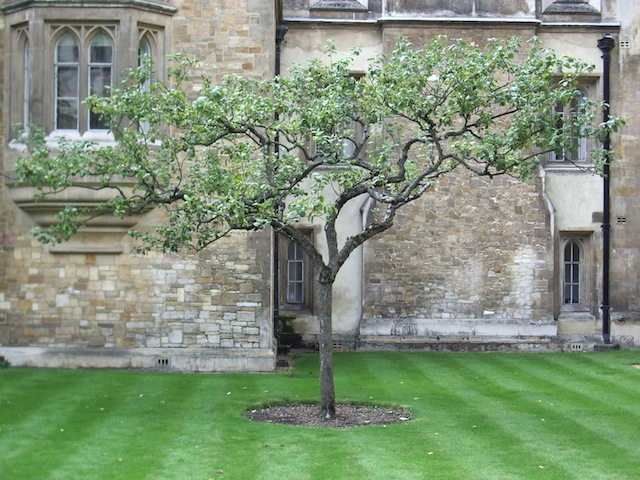
//> input picture src/03/hw/02/assets/apple_tree.jpg, 640 x 480 px
$ ./main   (built with g++ and OpenCV 4)
//> lines starting //> are read from the running program, lines starting //| are printed output that depends on the picture; after the words box and inside, x2 and y2 are one past the last pixel; in counts of white or black regions, pixels touching at a corner belong together
#include <iostream>
#include <opencv2/opencv.hpp>

#define FILE_NAME_INPUT "./assets/apple_tree.jpg"
#define DIR_NAME_OUTPUT "./out/"

std::tuple<int, int, int> to_tuple(const cv::Vec3b &color)
{
  return {color[0], color[1], color[2]};
}

uchar to_uchar(const int value)
{
  // ref: http://opencv.jp/opencv-2.2/cpp/saturation_arithmetics.html
  return cv::saturate_cast<uchar>(value);
}

int to_grayscale(const cv::Vec3b &color)
{
  auto [b, g, r] = to_tuple(color);
  return (b * 0.114 + g * 0.587 + r * 0.299);
}

std::vector<int> get_lut(int level = 4)
{
  auto lut_size = 256;
  auto color_max = 255;

  if (level <= 1)
  {
    return std::vector<int>(lut_size, 0);
  }

  std::vector<int> lut(lut_size);
  auto step = static_cast<double>(lut_size) / level;

  for (int i = 0; i < lut_size; ++i)
  {
    auto idx = std::min(static_cast<int>(i / step), level - 1);
    auto is_last = (idx == level - 1);

    lut[i] = is_last ? 255 : static_cast<int>(step * idx + step / 2);
  }
  return lut;
}

int main(int argc, const char *argv[])
{
  auto input = cv::imread(FILE_NAME_INPUT);
//> input is the input picture: 480 rows x 640 cols, CV_8UC3; mean B, G, R 120.6, 145.8, 128.8

  if (input.empty())
  {
    fprintf(stderr, "読み込み失敗\n");
    return -1;
  }

  for (auto level : {2, 3, 4})
  {
    auto output = cv::Mat(input.size(), CV_8UC1);

    auto lut = get_lut(level);
    auto to_posterized = [&](const int value) { return lut[value]; };

    for (int y = 0; y < input.rows; y++)
    {
      for (int x = 0; x < input.cols; x++)
      {
        auto color = input.at<cv::Vec3b>(y, x);
        auto gray = to_grayscale(color);
        auto posterized = to_posterized(gray);

        output.at<uchar>(y, x) = to_uchar(posterized);
      }
    }

    cv::imwrite(DIR_NAME_OUTPUT "posterized-" + std::to_string(level) + ".jpg", output);
    cv::imshow("Posterized " + std::to_string(level), output);
  }
//> this loop made 3 passes
//> pass 1, `cv::imwrite(DIR_NAME_OUTPUT "posterized-" + std::to_string(level) + "...`:
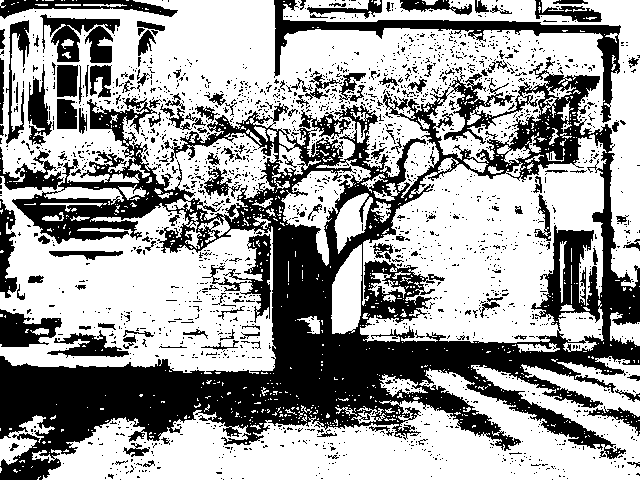
//> saved as posterized-2.jpg: 480 rows x 640 cols, CV_8UC1; values 64 (black) and 255 (white), 61.9% white; 2074 black regions (1925 under 20 px), largest, box (x1, y1, x2, y2) and area: (0, 63, 640, 480) 83375, (274, 0, 621, 123) 4790, (0, 0, 178, 19) 1448
//> pass 2, `cv::imwrite(DIR_NAME_OUTPUT "posterized-" + std::to_string(level) + "...`:
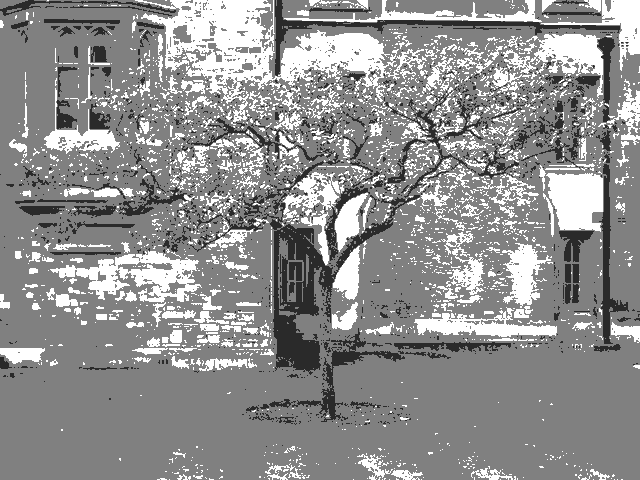
//> saved as posterized-3.jpg: 480 rows x 640 cols, CV_8UC1; min 42, max 255, mean 144.5
  cv::imshow("Original", input);
  cv::waitKey(0);

  return 0;
}
